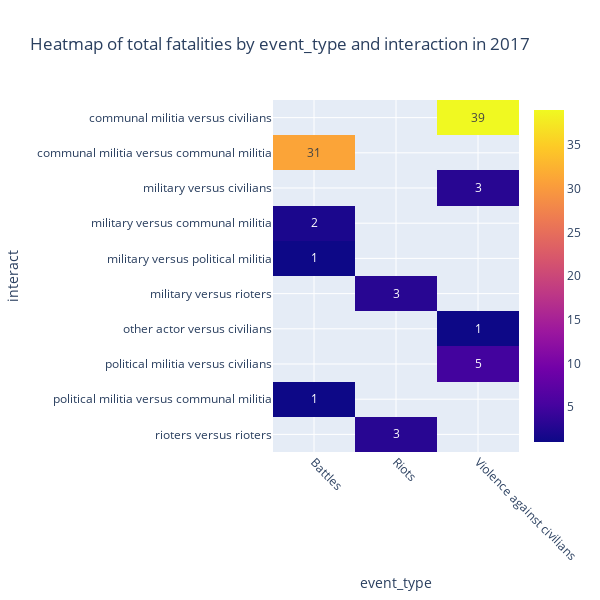

Notebook code for this chart:
### Code cell
fig = px.imshow(E2017, 
                text_auto=True,
                width=600,
                    height=600,
               aspect="auto",
              title="Heatmap of total fatalities by event_type and interaction in 2017")
fig.update_layout(xaxis_tickangle=45,)
           
fig.show()

### Figure 1 — Plotly figure (JSON) as saved in the notebook; plotly's stock layout.template omitted (floating-point values rounded to 4 significant figures)
{"data": [{"coloraxis": "coloraxis", "hovertemplate": "event_type: %{x}<br>interact: %{y}<br>color: %{z}<extra></extra>", "name": "0", "texttemplate": "%{z}", "type": "heatmap", "x": ["Battles", "Riots", "Violence against civilians"], "xaxis": "x", "y": ["communal militia versus civilians", "communal militia versus communal militia", "military versus civilians", "military versus communal militia", "military versus political militia", "military versus rioters", "other actor versus civilians", "political militia versus civilians", "political militia versus communal militia", "rioters versus rioters"], "yaxis": "y", "z": [[null, null, 39], [31, null, null], [null, null, 3], [2, null, null], [1, null, null], [null, 3, null], [null, null, 1], [null, null, 5], [1, null, null], [null, 3, null]]}], "layout": {"coloraxis": {"colorscale": [[0, "#0d0887"], [0.1111, "#46039f"], [0.2222, "#7201a8"], [0.3333, "#9c179e"], [0.4444, "#bd3786"], [0.5556, "#d8576b"], [0.6667, "#ed7953"], [0.7778, "#fb9f3a"], [0.8889, "#fdca26"], [1, "#f0f921"]]}, "height": 600, "title": {"text": "Heatmap of total fatalities by event_type and interaction in 2017"}, "width": 600, "xaxis": {"anchor": "y", "autorange": true, "domain": [0, 1], "range": [-0.5, 2.5], "tickangle": 45, "title": {"text": "event_type"}, "type": "category"}, "yaxis": {"anchor": "x", "autorange": true, "domain": [0, 1], "range": [9.5, -0.5], "title": {"text": "interact"}, "type": "category"}}}
